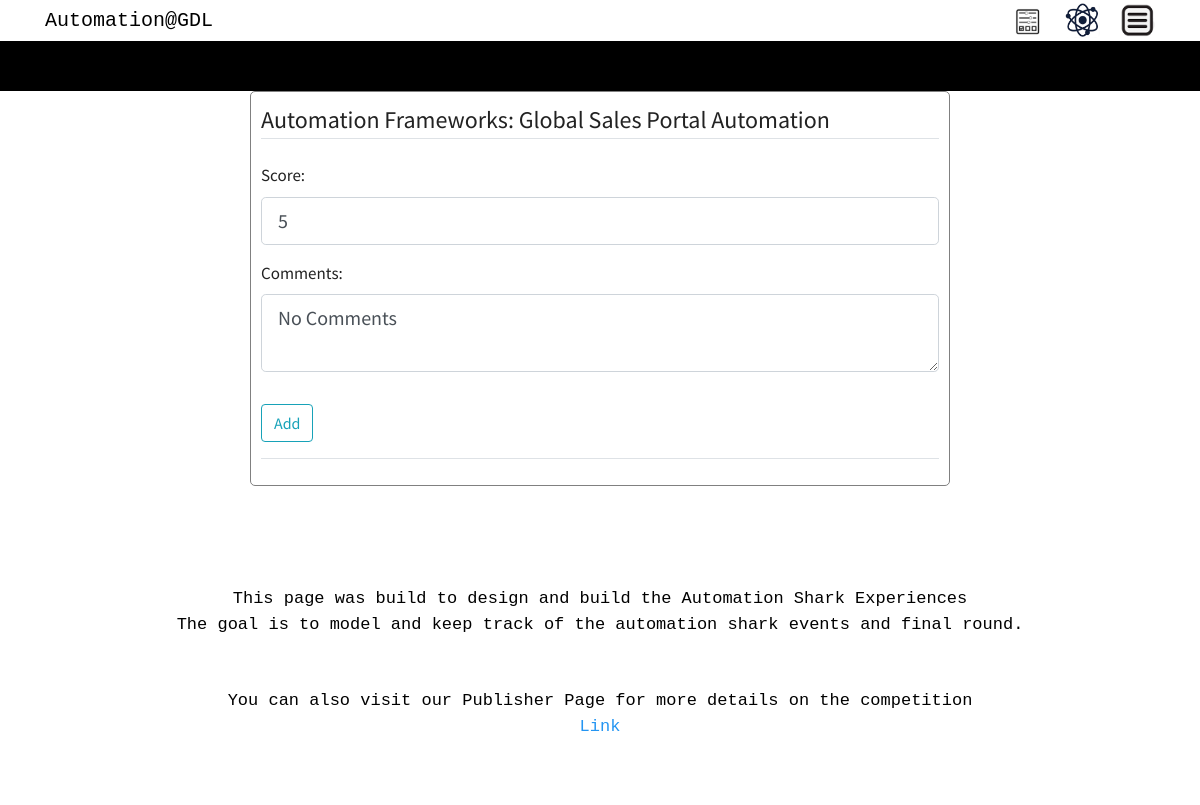
Page /module/1/grade_automation_frameworks (signed in) on the committed database.
### auto_shark/models.py (models this page shows, shortened)
class Project(db.Model, UserMixin):
    __table_args__ = {'extend_existing': True}
    id = db.Column(db.Integer, primary_key=True)
    project_name = db.Column(db.String(50), unique=True, nullable=False)
    description = db.Column(db.String(250), nullable=False)
    fte_saving = db.Column(db.Integer)
    business_impact = db.Column(db.String(250), nullable=False)
    status = db.Column(db.String, default='candidate')
    members = db.Column(db.String(500))
    image_file = db.Column(db.String(20), nullable=False, default='default.jpg')
    module = db.relationship('Module', backref='result', lazy=True)
    userid = db.Column(db.Integer, db.ForeignKey('user.id'))
    users = db.relationship(User)
    final_id = db.Column(db.Integer, db.ForeignKey('final.final_evaluation_id'), nullable=True)
    final = relationship("Final", back_populates='project_calification')
    program_id = db.Column(db.Integer, db.ForeignKey('program.id'), nullable=True)
    def __repr__(self):
        return f"{self.project_name}"

class Module(db.Model):
    __table_args__ = {'extend_existing': True}
    id = db.Column(db.Integer, primary_key=True)
    automation_frameworks_score = db.Column(db.Integer, default=0)
    automation_frameworks_comments = db.Column(db.String(250))
    kpis_score = db.Column(db.Integer, default=0)
    kpis_comments = db.Column(db.String(250))
    edt_score = db.Column(db.Integer, default=0)
    edt_comments = db.Column(db.String(250))
    opensource_score = db.Column(db.Integer, default=0)
    opensource_comments = db.Column(db.String(250))
    intelectual_capital_comments = db.Column(db.String(250))
    presentation_skills_comments = db.Column(db.String(250))
    status = db.Column(db.String, default='pending')
    userid = db.Column(db.Integer, db.ForeignKey('user.id'))
    users = db.relationship(User)
    projectid = db.Column(db.Integer, db.ForeignKey('project.id'))
    projects = db.relationship(Project)

### auto_shark/views/modules/routes_modules.py (the view)
@modules.route("/module/<int:id>/grade_automation_frameworks", methods=['GET', 'POST'])
@login_required
def grade_automation_frameworks(id):
    module = Module.query.get_or_404(id)
    form = AutomationFrameworksForm()
    if form.validate_on_submit():
        module.automation_frameworks_score = form.automation_frameworks_score.data
        module.automation_frameworks_comments = form.automation_frameworks_comments.data
        db.session.commit()
        flash('The Automation Frameworks Module for the project selected was updated!', 'success')
        return redirect(url_for('modules.module_overview', projectid=id))
    elif request.method == 'GET':
            form.automation_frameworks_score.data = module.automation_frameworks_score
            form.automation_frameworks_comments.data = module.automation_frameworks_comments
    return render_template('module/automation_framework_grade.html', form=form,
                           module=module)

### auto_shark/views/modules/forms.py
class AutomationFrameworksForm(FlaskForm):
    automation_frameworks_score = StringField('Score:', validators=[DataRequired()])
    automation_frameworks_comments = TextAreaField('Comments:', validators=[DataRequired()])
    submit = SubmitField('Add')

### auto_shark/models.py (called while the page is built)
@login_manager.user_loader
def load_user(user_id):
    return User.query.get(int(user_id))

### auto_shark/templates/module/automation_framework_grade.html (shortened to what this page needs)
{% extends "main/layout.html" %}
{% block additional_css %}
<link rel="stylesheet" type="text/css" href="{{ url_for('static', filename='uxdesigns4.css') }}"/>
{% endblock %}
{% block main_content %}
    {% if current_user.role == "admin" %}
    <div class="content-section">
        <form method="POST" action="">
            <fieldset class="form-group">
                <legend class="border-bottom mb-4">Automation Frameworks:  {{ module.result }}</legend>
                <div class="form-group">
                    {{ form.automation_frameworks_score.label(class="form-control-label") }}
                    {% if form.automation_frameworks_score.errors %}
                        {{ form.automation_frameworks_score(class="form-control form-control-lg is-invalid") }}
                        <div class="invalid-feedback">
                            {% for error in form.automation_frameworks_score.errors %}
                                <span>{{ error }}</span>
                            {% endfor %}
                        </div>
                    {% else %}
                        {{ form.automation_frameworks_score(class="form-control form-control-lg") }}
                    {% endif %}
                </div>
                <div class="form-group">
                    {{ form.automation_frameworks_comments.label(class="form-control-label") }}
                    {% if form.automation_frameworks_comments.errors %}
                        {{ form.automation_frameworks_comments(class="form-control form-control-lg is-invalid") }}
                        <div class="invalid-feedback">
                            {% for error in form.automation_frameworks_comments.errors %}
                                <span>{{ error }}</span>
                            {% endfor %}
                        </div>
                    {% else %}
                        {{ form.automation_frameworks_comments(class="form-control form-control-lg") }}
                    {% endif %}
                </div>
            </fieldset>
            <div class="form-group">
                {{ form.submit(class="btn btn-outline-info") }}
            </div>
        </form>
     <div class="border-top pt-3">
    </div>
    </div>
     {% endif %}
{% endblock main_content %}

### auto_shark/static/uxdesigns4.css (style rules this page uses)
.content-section { margin-top: 50px; margin-left: auto; margin-right: auto; max-width: 700px; background-color: white; border: 1px solid gray; border-radius: 5px; padding: 10px; }

### rows in the picture
Project: result "Global Sales Portal Automation"
Module: automation_frameworks_score "5", automation_frameworks_comments "No Comments"
